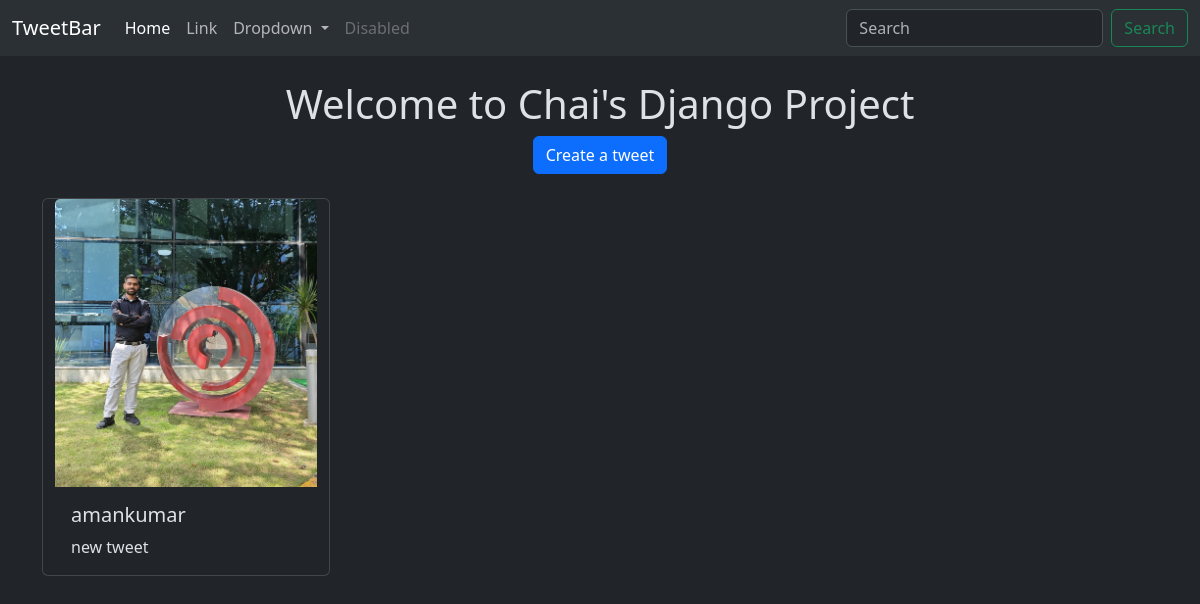
/tweet/all_tweets/, run on an earlier commit of the app's database.
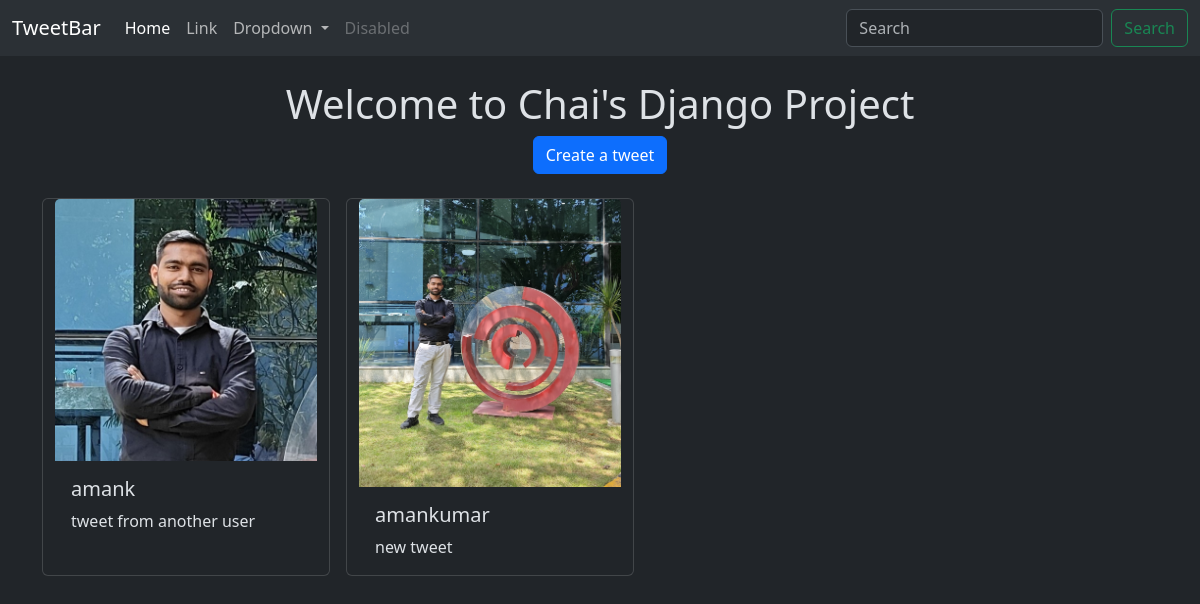
And on a later commit of the database.
### tweet/models.py (models this page shows, shortened)
class Tweet(models.Model):
    user = models.ForeignKey(User, on_delete=models.CASCADE)
    content = models.TextField(max_length=240)
    photo = models.ImageField(upload_to="tweet_photos/", blank=True, null=True)
    created_at = models.DateTimeField(auto_now_add=True)
    updated_at = models.DateTimeField(auto_now=True)

### tweet/views.py (the view)
# urls.py: path("all_tweets/", views.tweet_list, name="tweet_list"),
def tweet_list(request):
    tweets = Tweet.objects.all().order_by("-created_at")
    return render(request, "tweet_list.html", {"tweets": tweets})

### tweet/templates/tweet_list.html (shortened to what this page needs)
{% extends "layout.html" %}
{% block content %}
<h1 class="text-center mt-4">Welcome to Chai's Django Project</h1>
<div class="container text-center">
  <a href="{% url 'tweet_create' %}" class="btn btn-primary mb-4"
  >Create a tweet</a
>
</div>
<div class="container row gap-3">
    {% for tweet in tweets %}
    <div class="card" style="width: 18rem;">
        <img src="{{tweet.photo.url}}" class="card-img-top" alt="...">
        <div class="card-body">
          <h5 class="card-title">{{tweet.user.username}}</h5>
          <p class="card-text">{{tweet.content}}</p>
        </div>
      </div>
    {% endfor %}
</div>
{% endblock content %}

### templates/layout.html (shortened to what this page needs)
{% load static %}
<!DOCTYPE html>
<html lang="en" data-bs-theme="dark">
  <head>
    <link
      href="https://cdn.jsdelivr.net/npm/bootstrap@5.3.3/dist/css/bootstrap.min.css"
      rel="stylesheet"
    />
  </head>
  <body>
    <nav class="navbar navbar-expand-lg bg-body-tertiary">
      <div class="container-fluid">
        <a class="navbar-brand" href="#">TweetBar</a>
        <div class="collapse navbar-collapse" id="navbarSupportedContent">
          <ul class="navbar-nav me-auto mb-2 mb-lg-0">
            <li class="nav-item">
              <a class="nav-link active" aria-current="page" href="#">Home</a>
            </li>
            <li class="nav-item">
              <a class="nav-link" href="#">Link</a>
            </li>
            <li class="nav-item dropdown">
              <a
                class="nav-link dropdown-toggle"
                href="#"
                role="button"
                data-bs-toggle="dropdown"
                aria-expanded="false"
              >
                Dropdown
              </a>
            </li>
            <li class="nav-item">
              <a class="nav-link disabled" aria-disabled="true">Disabled</a>
            </li>
          </ul>
          <form class="d-flex" role="search">
            <input
              class="form-control me-2"
              type="search"
              placeholder="Search"
              aria-label="Search"
            />
            <button class="btn btn-outline-success" type="submit">
              Search
            </button>
          </form>
        </div>
      </div>
    </nav>
    <div class="container">{% block content %} {% endblock %}</div>
  </body>
</html>

What changed in the data, as far as the page shows it:
added Tweet: photo (picture), user.username "amank", content "tweet from another user"
